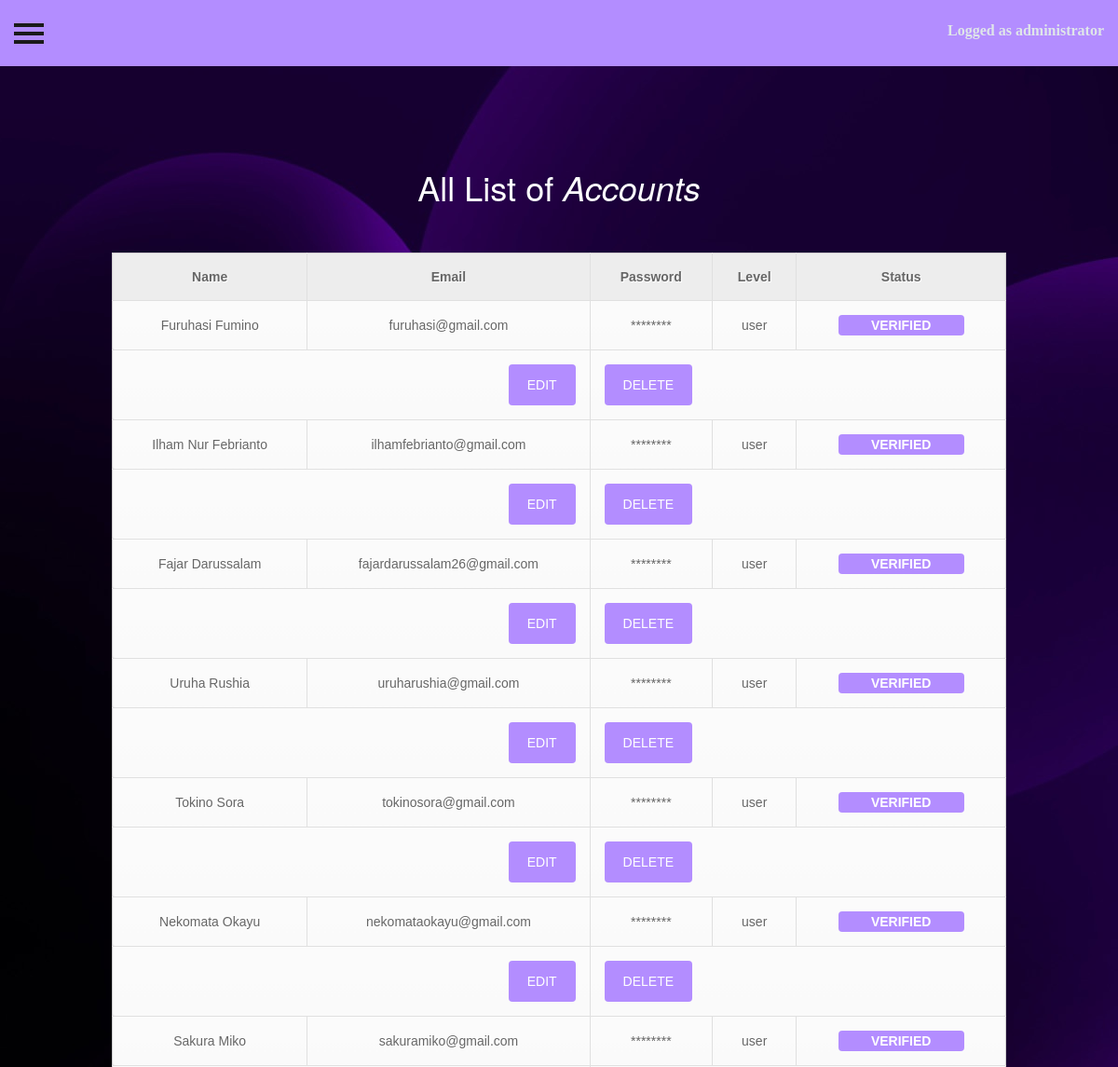
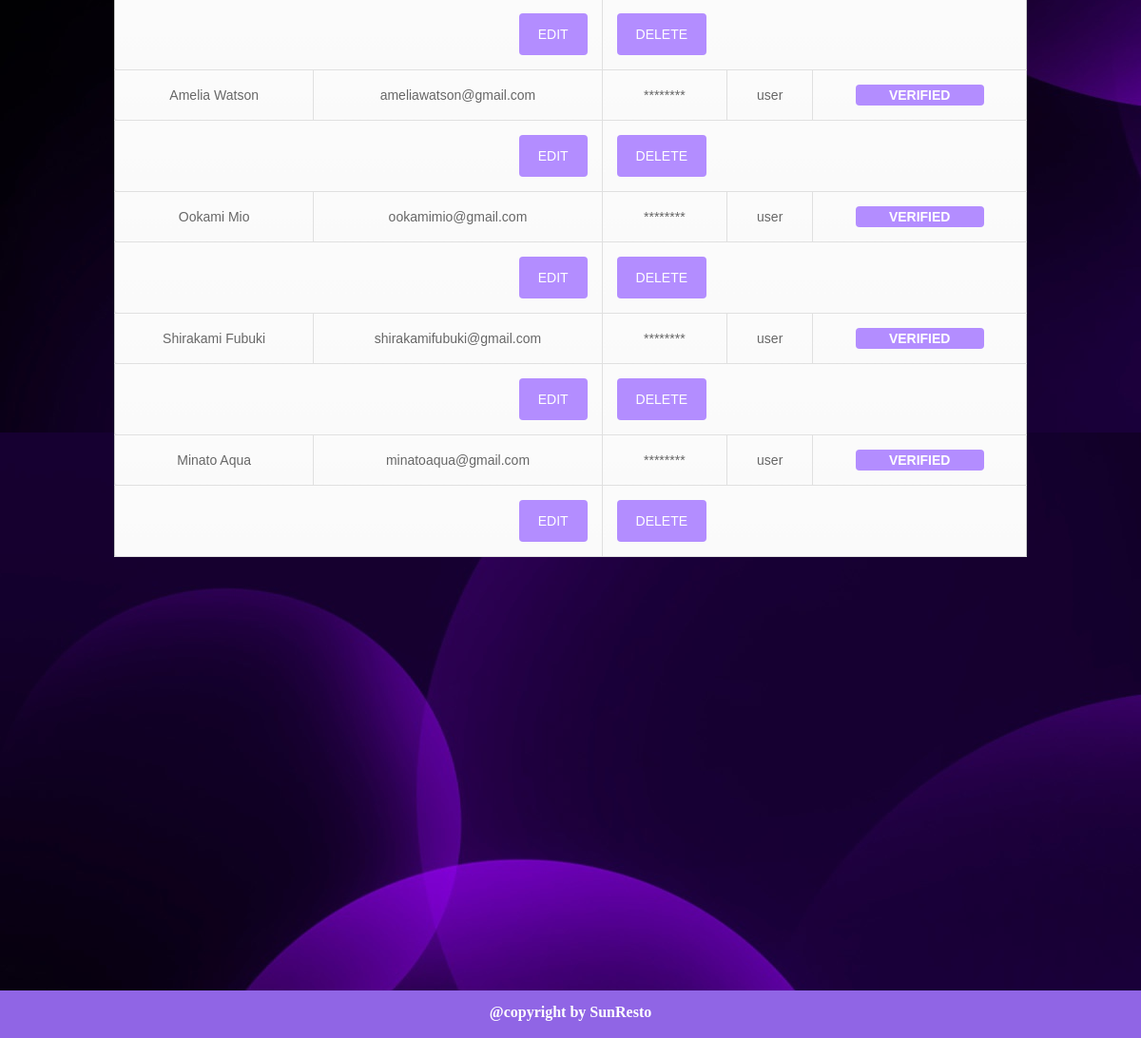
Page /verifedAccount.php (signed in) on the committed database (2 pictures, top to bottom).
### tables this page shows
CREATE TABLE `akun` (
  `id_akun` int(11) NOT NULL,
  `nama` varchar(50) NOT NULL,
  `alamat` varchar(200) NOT NULL,
  `email` varchar(100) NOT NULL,
  `password` varchar(20) NOT NULL,
  `id_level` int(11) NOT NULL,
  `url_gambar` varchar(255) NOT NULL,
  `verified` tinyint(1) NOT NULL,
  `telp` varchar(20) NOT NULL
);

CREATE TABLE `level_admin` (
  `id_level` int(11) NOT NULL,
  `nama_level` varchar(20) NOT NULL
);

### verifedAccount.php (the view, shortened to what this page needs)
<?php
	include 'access.php';
	$query = "SELECT akun.id_akun as id_akun, akun.nama as nama, akun.alamat as alamat , akun.email as email , akun.password as password , akun.id_level as id_level, akun.verified as verified, akun.telp as telp, level_admin.nama_level as nama_level FROM akun left join level_admin on akun.id_level = level_admin.id_level WHERE akun.id_level = 1";
	$result = mysqli_query($connect, $query);
	?>
<!DOCTYPE html>
<html>
<head>
	<link rel="stylesheet" type="text/css" href="asset/css/bootstrap.min.css">
	<link rel="stylesheet" type="text/css" href="style3.css">
</head>
<body>
<?php include'adminHeader.php' ?>
  <div id="page-content-wrapper">
    <button type="button" class="slider is-closed" data-toggle="offcanvas">
      <span class="hamb-top"></span>
      <span class="hamb-middle"></span>
      <span class="hamb-bottom"></span>
    </button>
  </div>
<center><h1 style="padding-top: 20px; color: white;">All List of<i> Accounts</h1></i> </center> <br><br>
<div style="margin-left: auto;margin-right: auto;">
<table  cellspacing='0' class="table3">
	<thead>
		<tr>
			<th>Name</th>
			<th>Email</th>
			<th>Password</th>
			<th>Level</th>
			<th>Status</th>
		</tr>
	</thead>
	<?php
	if (mysqli_num_rows($result) < 1) {
		 ?>
		<tbody>
			<tr>
				<td style="text-align: center;">-</td>
				<td>-</td>
				<td>-</td>
				<td>-</td>
				<td>-</td>
				<td>-</td>
				<td>-</td>
			</tr>
			</tbody>
		<?php
	}else{
		while ($row = mysqli_fetch_array($result)) {
	    ?>
		<tbody>
			<tr>
				<td style="text-align: center;"><?php echo $row["nama"]; ?></td>
				<td><?php echo $row["email"]; ?></td>
				<td>********</td>
				<td><?php echo $row["nama_level"]; ?></td>
				<td>
					<?php
						if ($row["verified"] == 0) {
							?>
								<input type="button1" class="btn-success"  value="NO VERIFIED" readonly>
							<?php
						}else{
							?>
							<input type="button1" class="btn-success"  value="VERIFIED" readonly>
							<?php
						}
					?>
				</td>
			</tr>
			</tbody>
			<tbody>
				<td colspan="2" style="text-align: right;">
					<form enctype="multipart/form-data" method="POST" action="editAdmin.php" class="space6">
					<input type="submit" class="btn-success superup2" value="EDIT"></form>
				</td>
				<td colspan="3" style="text-align: left;">
					<form enctype="multipart/form-data" method="POST" action="deleteAccount.php" class="space6">
					<input type="submit" class="btn-success superup2" value="DELETE"></form>
				</td>
			</tbody>
		<?php
		}
	}
	?>
</table>
</div>
<div style="padding: 19%;"></div>
<div class="copyright">
	@copyright by SunResto
</div>
</body>
</html>

### style3.css (style rules this page uses)
body { position: relative; overflow-x: hidden; }
body, html { height: 100%; }
#page-content-wrapper { width: 100%; padding-top: 70px; }
.slider { position: fixed; top: 20px; z-index: 999; display: block; width: 32px; height: 32px; margin-left: 15px; background: transparent; border: none; }
.slider.is-closed:before { content: ''; display: block; width: 100px; font-size: 14px; color: #fff; line-height: 32px; text-align: center; opacity: 0; -webkit-transform: translate3d(0,0,0); -webkit-transition: all .35s ease-in-out; }
.slider.is-closed .hamb-top, .slider.is-closed .hamb-middle, .slider.is-closed .hamb-bottom, .slider.is-open .hamb-top, .slider.is-open .hamb-middle, .slider.is-open .hamb-bottom { position: absolute; left: 0; height: 4px; width: 100%; }
.slider.is-closed .hamb-top, .slider.is-closed .hamb-middle, .slider.is-closed .hamb-bottom { background-color: #1a1a1a; }
.slider.is-closed .hamb-top { top: 5px; -webkit-transition: all .35s ease-in-out; }
.slider.is-closed .hamb-middle { top: 50%; margin-top: -2px; }
.slider.is-closed .hamb-bottom { bottom: 5px; -webkit-transition: all .35s ease-in-out; }
.superup2 { margin-top: 0%; }
input[type=submit] { background-color: #B38DFF; color: white; padding: 12px 20px; border: none; border-radius: 4px; cursor: pointer; }
.copyright { height: 50px; background-color: #9065E5; text-align: center; padding-top: 12px; color: white; font-weight: bold; font-family: calibri; font-size: 16px; }
body { background-image: url('asset/img/purple.jpg'); }
input[type=button1] { background: #B38DFF; width: 135px; font-weight: bold; text-align: center; border: none; border-radius: 4px; cursor: pointer; }
.table3 { width: 80%; margin-left: auto; margin-right: auto; font-family: Arial, Helvetica, sans-serif; color: #666; text-shadow: 1px 1px 0px #fff; background: #eaebec; border: #ccc 1px solid; }
.table3 th { padding: 15px 15px; text-align: center; border-left:1px solid #e0e0e0; border-bottom: 1px solid #e0e0e0; background: #ededed; }
.table3 th:first-child { border-left:none; }
.table3 tr { text-align: center; margin: auto; }
.table3 td:first-child { text-align: left; border-left: 0; }
.table3 td { padding: 15px 15px; border-top: 1px solid #ffffff; border-bottom: 1px solid #e0e0e0; border-left: 1px solid #e0e0e0; background: #fafafa; background: -webkit-gradient(linear, left top, left bottom, from(#fbfbfb), to(#fafafa)); background: -moz-linear-gradient(top, #fbfbfb, #fafafa); }
.table3 tr:last-child td { border-bottom: ; }
.table3 tr:last-child td:first-child { -moz-border-radius-bottomleft: 3px; -webkit-border-bottom-left-radius: 3px; border-bottom-left-radius: 3px; }
.table3 tr:last-child td:last-child { -moz-border-radius-bottomright: 3px; -webkit-border-bottom-right-radius: 3px; border-bottom-right-radius: 3px; }

### rows in the picture
akun: nama "Furuhasi Fumino", email "furuhasi@gmail.com", id_level.nama_level "user"
akun: nama "Ilham Nur Febrianto", email "ilhamfebrianto@gmail.com", id_level.nama_level "user"
akun: nama "Fajar Darussalam", email "fajardarussalam26@gmail.com", id_level.nama_level "user"
akun: nama "Uruha Rushia", email "uruharushia@gmail.com", id_level.nama_level "user"
akun: nama "Tokino Sora", email "tokinosora@gmail.com", id_level.nama_level "user"
akun: nama "Nekomata Okayu", email "nekomataokayu@gmail.com", id_level.nama_level "user"
akun: nama "Sakura Miko", email "sakuramiko@gmail.com", id_level.nama_level "user"
akun: nama "Amelia Watson", email "ameliawatson@gmail.com", id_level.nama_level "user"
akun: nama "Ookami Mio", email "ookamimio@gmail.com", id_level.nama_level "user"
akun: nama "Shirakami Fubuki", email "shirakamifubuki@gmail.com", id_level.nama_level "user"
akun: nama "Minato Aqua", email "minatoaqua@gmail.com", id_level.nama_level "user"
